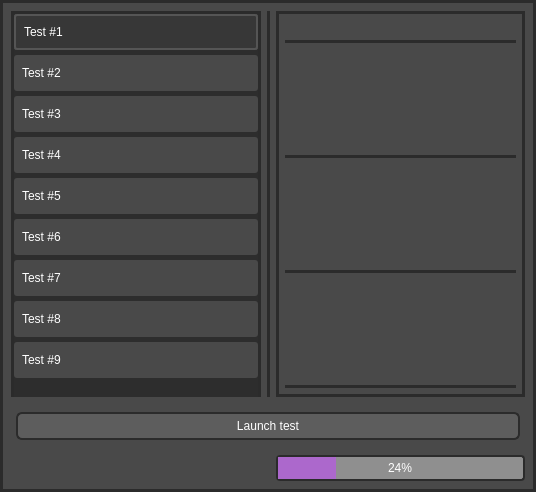
<?xml version="1.0" encoding="UTF-8"?>
<ui version="4.0">
 <class>Tests</class>
 <widget class="QWidget" name="Tests">
  <property name="windowModality">
   <enum>Qt::ApplicationModal</enum>
  </property>
  <property name="enabled">
   <bool>true</bool>
  </property>
  <property name="geometry">
   <rect>
    <x>0</x>
    <y>0</y>
    <width>536</width>
    <height>492</height>
   </rect>
  </property>
  <property name="sizePolicy">
   <sizepolicy hsizetype="Fixed" vsizetype="Fixed">
    <horstretch>0</horstretch>
    <verstretch>0</verstretch>
   </sizepolicy>
  </property>
  <property name="contextMenuPolicy">
   <enum>Qt::PreventContextMenu</enum>
  </property>
  <property name="windowTitle">
   <string>Tests</string>
  </property>
  <property name="styleSheet">
   <string notr="true">QWidget{
	background: rgb(73,73,73);
	border: 3px solid rgb(43,43,43);
	color: white;
}
QLabel, QProgressBar, QPushButton{
	border: none;
}</string>
  </property>
  <layout class="QGridLayout" name="gridLayout">
   <property name="verticalSpacing">
    <number>10</number>
   </property>
   <item row="0" column="2">
    <widget class="QWidget" name="testResults" native="true">
     <layout class="QVBoxLayout" name="verticalLayout">
      <item>
       <widget class="QLabel" name="testLabel">
        <property name="text">
         <string/>
        </property>
       </widget>
      </item>
      <item>
       <widget class="Line" name="line">
        <property name="orientation">
         <enum>Qt::Horizontal</enum>
        </property>
       </widget>
      </item>
      <item>
       <spacer name="verticalSpacer_2">
        <property name="orientation">
         <enum>Qt::Vertical</enum>
        </property>
        <property name="sizeHint" stdset="0">
         <size>
          <width>20</width>
          <height>40</height>
         </size>
        </property>
       </spacer>
      </item>
      <item>
       <widget class="QLabel" name="testDescription">
        <property name="text">
         <string/>
        </property>
       </widget>
      </item>
      <item>
       <widget class="Line" name="line_2">
        <property name="orientation">
         <enum>Qt::Horizontal</enum>
        </property>
       </widget>
      </item>
      <item>
       <spacer name="verticalSpacer_3">
        <property name="orientation">
         <enum>Qt::Vertical</enum>
        </property>
        <property name="sizeHint" stdset="0">
         <size>
          <width>20</width>
          <height>40</height>
         </size>
        </property>
       </spacer>
      </item>
      <item>
       <widget class="QLabel" name="totalTestTime">
        <property name="text">
         <string/>
        </property>
       </widget>
      </item>
      <item>
       <widget class="Line" name="line_3">
        <property name="orientation">
         <enum>Qt::Horizontal</enum>
        </property>
       </widget>
      </item>
      <item>
       <spacer name="verticalSpacer_4">
        <property name="orientation">
         <enum>Qt::Vertical</enum>
        </property>
        <property name="sizeHint" stdset="0">
         <size>
          <width>20</width>
          <height>40</height>
         </size>
        </property>
       </spacer>
      </item>
      <item>
       <widget class="QLabel" name="averageTestTime">
        <property name="text">
         <string/>
        </property>
       </widget>
      </item>
      <item>
       <widget class="Line" name="averageLine">
        <property name="enabled">
         <bool>true</bool>
        </property>
        <property name="frameShadow">
         <enum>QFrame::Sunken</enum>
        </property>
        <property name="orientation">
         <enum>Qt::Horizontal</enum>
        </property>
       </widget>
      </item>
     </layout>
    </widget>
   </item>
   <item row="0" column="1">
    <widget class="Line" name="line_5">
     <property name="orientation">
      <enum>Qt::Vertical</enum>
     </property>
    </widget>
   </item>
   <item row="3" column="2">
    <widget class="QProgressBar" name="testProgressBar">
     <property name="styleSheet">
      <string notr="true">QProgressBar{
	border: 2px solid rgb(43,43,43); 
	background: rgb(143,143,143);
	border-radius: 4px; 
	color: white; 
	text-align: center;
}
QProgressBar::chunk{
	background: #ac68cc
}</string>
     </property>
     <property name="value">
      <number>24</number>
     </property>
    </widget>
   </item>
   <item row="0" column="0">
    <widget class="QListWidget" name="testList">
     <property name="enabled">
      <bool>false</bool>
     </property>
     <property name="focusPolicy">
      <enum>Qt::ClickFocus</enum>
     </property>
     <property name="styleSheet">
      <string notr="true">QListWidget{
	border: 3px solid rgb(43,43,43);
	border-bottom: none;
	background:rgb(45,45,45);
	color:white;
}
QListWidget::item{
	height: 26px;
	padding: 5px;
	margin: 0 0 5px 0;
	border-radius: 3;
	background:rgb(73,73,73);
}
QListWidget::item:selected{
	background: rgb(55,55,55);
	border: 2px solid rgb(85, 85, 85);
	border-radius: 3;
	color:white;
}

QListWidget::item:hover:!selected{
	background: rgb(85, 85, 85);
}

QListWidget::indicator:checked {
   image: url(:/src/Icons/success.png);
}

QListWidget::indicator:indeterminate {
    image: url(:/src/Icons/failure.png);
}
QListWidget::indicator:unchecked {
    image: none;
}


</string>
     </property>
     <property name="frameShape">
      <enum>QFrame::NoFrame</enum>
     </property>
     <property name="verticalScrollBarPolicy">
      <enum>Qt::ScrollBarAlwaysOff</enum>
     </property>
     <property name="horizontalScrollBarPolicy">
      <enum>Qt::ScrollBarAlwaysOff</enum>
     </property>
     <property name="sizeAdjustPolicy">
      <enum>QAbstractScrollArea::AdjustToContentsOnFirstShow</enum>
     </property>
     <property name="autoScroll">
      <bool>false</bool>
     </property>
     <property name="editTriggers">
      <set>QAbstractItemView::NoEditTriggers</set>
     </property>
     <property name="showDropIndicator" stdset="0">
      <bool>false</bool>
     </property>
     <property name="defaultDropAction">
      <enum>Qt::IgnoreAction</enum>
     </property>
     <property name="selectionMode">
      <enum>QAbstractItemView::SingleSelection</enum>
     </property>
     <property name="currentRow">
      <number>0</number>
     </property>
     <item>
      <property name="text">
       <string>Test #1</string>
      </property>
      <property name="checkState">
       <enum>Unchecked</enum>
      </property>
      <property name="flags">
       <set>ItemIsSelectable|ItemIsEnabled|ItemIsAutoTristate</set>
      </property>
     </item>
     <item>
      <property name="text">
       <string>Test #2</string>
      </property>
      <property name="checkState">
       <enum>Unchecked</enum>
      </property>
      <property name="flags">
       <set>ItemIsSelectable|ItemIsEnabled|ItemIsAutoTristate</set>
      </property>
     </item>
     <item>
      <property name="text">
       <string>Test #3</string>
      </property>
      <property name="checkState">
       <enum>Unchecked</enum>
      </property>
      <property name="flags">
       <set>ItemIsSelectable|ItemIsEnabled|ItemIsAutoTristate</set>
      </property>
     </item>
     <item>
      <property name="text">
       <string>Test #4</string>
      </property>
      <property name="checkState">
       <enum>Unchecked</enum>
      </property>
      <property name="flags">
       <set>ItemIsSelectable|ItemIsEnabled|ItemIsAutoTristate</set>
      </property>
     </item>
     <item>
      <property name="text">
       <string>Test #5</string>
      </property>
      <property name="checkState">
       <enum>Unchecked</enum>
      </property>
      <property name="flags">
       <set>ItemIsSelectable|ItemIsEnabled|ItemIsAutoTristate</set>
      </property>
     </item>
     <item>
      <property name="text">
       <string>Test #6</string>
      </property>
      <property name="checkState">
       <enum>Unchecked</enum>
      </property>
      <property name="flags">
       <set>ItemIsSelectable|ItemIsEnabled|ItemIsAutoTristate</set>
      </property>
     </item>
     <item>
      <property name="text">
       <string>Test #7</string>
      </property>
      <property name="checkState">
       <enum>Unchecked</enum>
      </property>
      <property name="flags">
       <set>ItemIsSelectable|ItemIsEnabled|ItemIsAutoTristate</set>
      </property>
     </item>
     <item>
      <property name="text">
       <string>Test #8</string>
      </property>
      <property name="checkState">
       <enum>Unchecked</enum>
      </property>
      <property name="flags">
       <set>ItemIsSelectable|ItemIsEnabled|ItemIsAutoTristate</set>
      </property>
     </item>
     <item>
      <property name="text">
       <string>Test #9</string>
      </property>
      <property name="checkState">
       <enum>Unchecked</enum>
      </property>
      <property name="flags">
       <set>ItemIsSelectable|ItemIsEnabled|ItemIsAutoTristate</set>
      </property>
     </item>
    </widget>
   </item>
   <item row="2" column="0" colspan="3">
    <widget class="QPushButton" name="launchTestButton">
     <property name="styleSheet">
      <string notr="true">QPushButton{
	background: rgb(93, 93, 93);
	border: 2px solid rgb(43,43,43);
	border-radius: 6px;
	color: white;
	margin: 5%;
	padding: 5px;
	spacing: 3px;
	font: 700 10pt &quot;Arial&quot;;
}

QPushButton:hover{
	background: rgb(103, 103, 103);
}

QPushButton:pressed{
	background: rgb(53,53,53);
}

</string>
     </property>
     <property name="text">
      <string>Launch test</string>
     </property>
    </widget>
   </item>
   <item row="3" column="0">
    <widget class="QLabel" name="status">
     <property name="text">
      <string/>
     </property>
    </widget>
   </item>
  </layout>
 </widget>
 <resources/>
 <connections/>
</ui>
